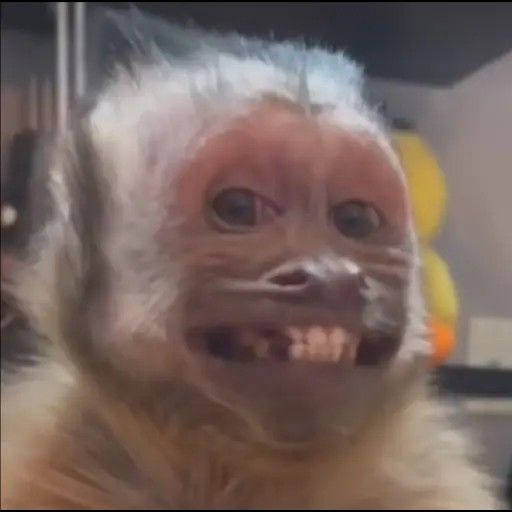
#> input picture Quizes/mono.jpg, 512 x 512 px, found by its file name
$ jupyter execute Quiz_PDI.ipynb
#> lines starting #> are read from the running program, lines starting #| are printed output that depends on the picture; after the words box and inside, x2 and y2 are one past the last pixel; in counts of white or black regions, pixels touching at a corner belong together
[cell 1]
import numpy as np
from PIL import Image, ImageFont, ImageDraw
path='/content/images/'
im = Image.open(path+'mono.jpg') # read the image, provide the correct path
#> im is the input picture: PIL image 512x512 RGB; mean R, G, B 119.9, 101.7, 95.9
print(im.width, im.height, im.mode, im.format, type(im))
#| 512 512 RGB JPEG <class 'PIL.JpegImagePlugin.JpegImageFile'>
# 453 340 RGB PNG <class 'PIL.PngImagePlugin.PngImageFile'>
im.show() # display the image
display(im)

[cell 2]
im_g = im.convert('L') # convert the RGB color image to a grayscale image
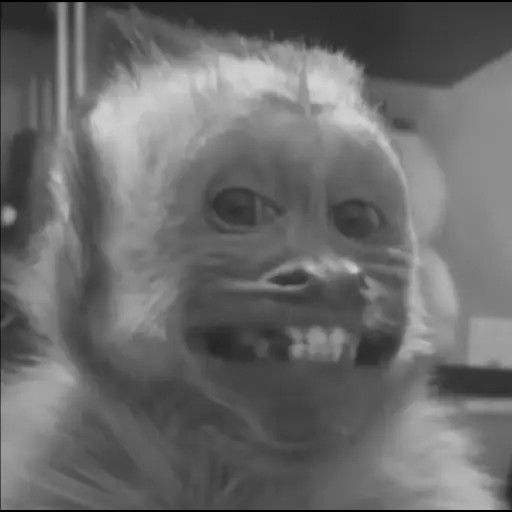
#> im_g: PIL image 512x512 L; min 0, max 213, mean 106.5
im_g.save(path+'mono_gray.jpg') # save the image to disk
Image.open(path+"mono_gray.jpg").show() # read the grayscale image from disk and show
display(Image.open(path+"mono_gray.jpg"))

[cell 3]
import matplotlib.image as mpimg
import matplotlib.pylab as plt
im = mpimg.imread(path+"mono.jpg") # read the image from disk as a numpy ndarray
print(im.shape, im.dtype, type(im)) # this image contains an α channel, hence num_channels= 4
#| (512, 512, 3) uint8 <class 'numpy.ndarray'>
#(960, 1280, 4)float32 <class 'numpy.ndarray'>
plt.figure(figsize=(10,10))
plt.imshow(im) # display the image
plt.axis('off')
plt.show()

[cell 4]
im = mpimg.imread(path+"mono.jpg")
print(im.shape)
#| (512, 512, 3)
plt.imshow(im[:,:,1],cmap='gray')
plt.axis('off')
plt.tight_layout()
#plt.savefig(path+"hill_dark.png") # save the dark image
plt.show()
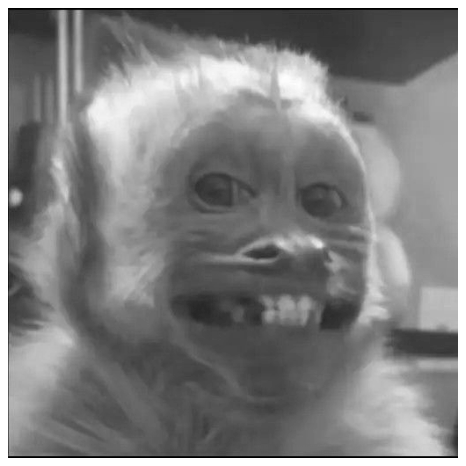
#> figure drawn by matplotlib, 1 panel

[cell 5]
from skimage import color, viewer, exposure, img_as_float, data
from skimage.io import imread, imsave, imshow, show, imread_collection, imshow_collection
from skimage import color, viewer, exposure, img_as_float, data

im = imread(path+"mono.jpg")
im_hsv = color.rgb2hsv(im)
#> im_hsv: shape (512, 512, 3) float64; mean of channels 0, 1, 2 0.255, 0.236, 0.477
plt.gray()
plt.figure(figsize=(10,8))
plt.subplot(221), plt.imshow(im_hsv[...,0]), plt.title('h', size=20),
plt.axis('off')
plt.subplot(222), plt.imshow(im_hsv[...,1]), plt.title('s', size=20),
plt.axis('off')
plt.subplot(223), plt.imshow(im_hsv[...,2]), plt.title('v', size=20),
plt.axis('off')
plt.subplot(224), plt.axis('off')
plt.show()
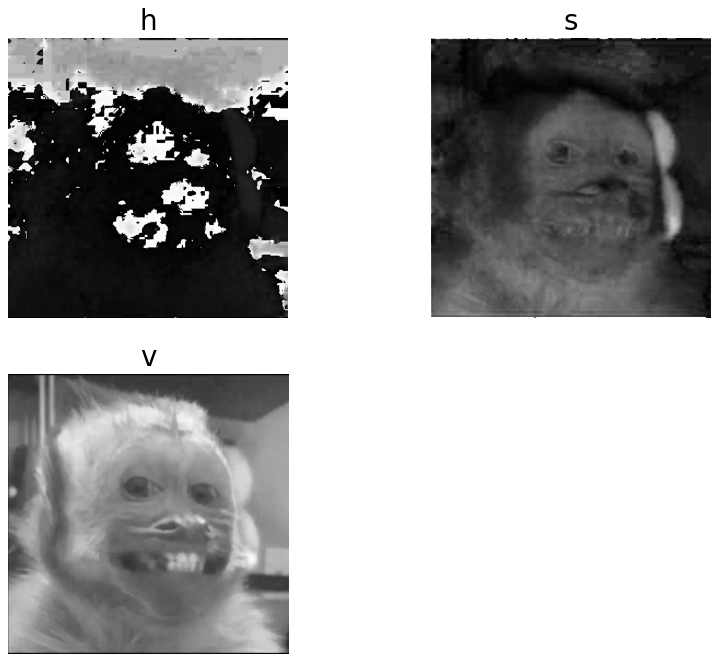
#> figure drawn by matplotlib, 3 panels

[cell 6]
ima1=im_hsv[...,0].copy()
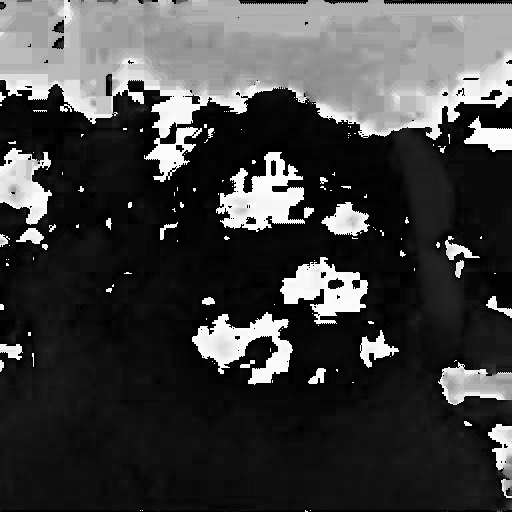
#> ima1: shape (512, 512) float64; min 0, max 0.997, mean 0.255
ima1[ima1>0.1]=1
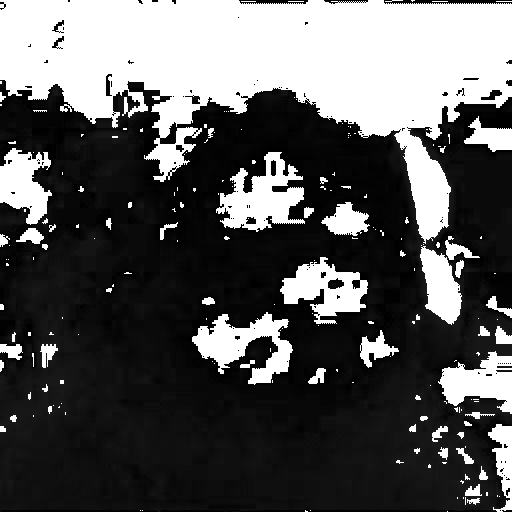
#> ima1: shape (512, 512) float64; min 0, max 1, mean 0.35
ima1[ima1<0.1]=0
#> ima1: shape (512, 512) float64; values 0 (black) and 1 (white), 32.1% white; 195 white regions (137 under 20 px), largest, box (x1, y1, x2, y2) and area: (0, 0, 512, 244) 59221, (216, 152, 305, 232) 3682, (192, 312, 293, 385) 3383
plt.imshow(ima1)

[cell 7]
from PIL import Image
import matplotlib.pylab as pylab

im = Image.open(path+"mono.jpg")
im = im.resize((im.width//7, im.height//7))
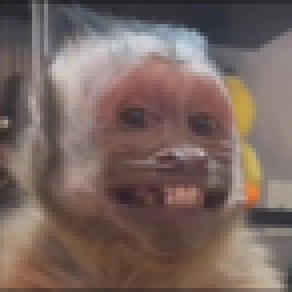
#> im: PIL image 73x73 RGB (shown 4 times larger); mean R, G, B 120.1, 101.9, 96.1
pylab.figure(figsize=(15,10))
pylab.imshow(im)
pylab.show()

[cell 8]
im1 = im.resize((im.width*7, im.height*7), Image.NEAREST) # nearest neighbor interpolation
pylab.figure(figsize=(10,10)), pylab.imshow(im1)
pylab.show()

[cell 9]
im1 = im.resize((im.width*5, im.height*5), Image.BILINEAR) # nearest neighbor interpolation
#> im1: PIL image 365x365 RGB
pylab.figure(figsize=(10,10)), pylab.imshow(im1)
pylab.show

[cell 10]
im = Image.open(path+"mono.jpg")
pl = im.histogram()
#> pl = 768 values, max 4525 at index 568, min 0 at index 19, mean 1024
plt.bar(range(256), pl[:256], color='r', alpha=0.5)
plt.bar(range(256), pl[256:2*256], color='g', alpha=0.4)
plt.bar(range(256), pl[2*256:], color='b', alpha=0.3)
plt.show()
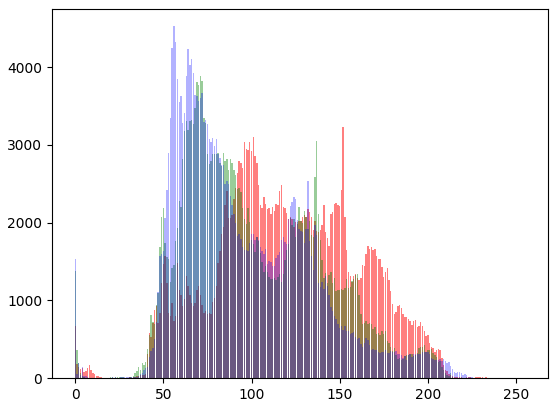
#> figure drawn by matplotlib, 1 panel; tallest bar 3229 high, from x = 151.6 to 152.4; tallest bar 3881 high, from x = 70.6 to 71.4; tallest bar 4525 high, from x = 55.6 to 56.4

[cell 11]
from PIL import Image, ImageOps
import matplotlib.pyplot as plt

im = Image.open(path + "mono.jpg")

equalized_im = ImageOps.equalize(im)
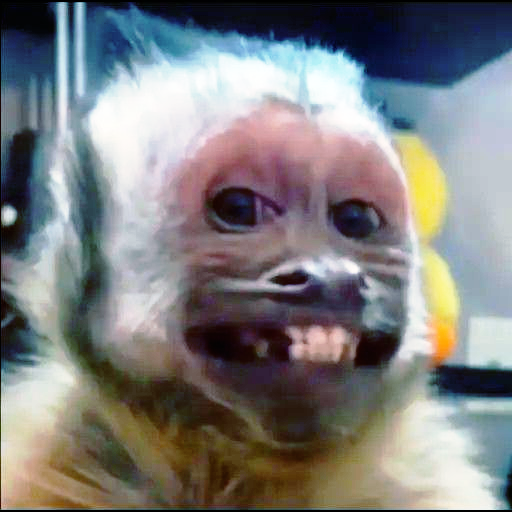
#> equalized_im: PIL image 512x512 RGB; mean R, G, B 126.6, 126.5, 126.4
plt.figure(figsize=(20,15))
plt.subplot(2, 2, 1)
plt.imshow(im)
plt.title("Original Image")

plt.subplot(2, 2, 2)
plt.imshow(equalized_im)
plt.title("Equalized Image")

plt.subplot(2, 2, 3)
pl = im.histogram()
plt.bar(range(256), pl[:256], color='r', alpha=0.5)
plt.bar(range(256), pl[256:2*256], color='g', alpha=0.4)
plt.bar(range(256), pl[2*256:], color='b', alpha=0.3)
plt.title("Original Histogram")

plt.subplot(2, 2, 4)
pl_eq = equalized_im.histogram()
#> pl_eq = 768 values, max 4525 at index 537, min 0 at index 11, mean 1024
plt.bar(range(256), pl_eq[:256], color='r', alpha=0.5)
plt.bar(range(256), pl_eq[256:2*256], color='g', alpha=0.4)
plt.bar(range(256), pl_eq[2*256:], color='b', alpha=0.3)
plt.title("Equalized Histogram")

plt.tight_layout()
plt.show()
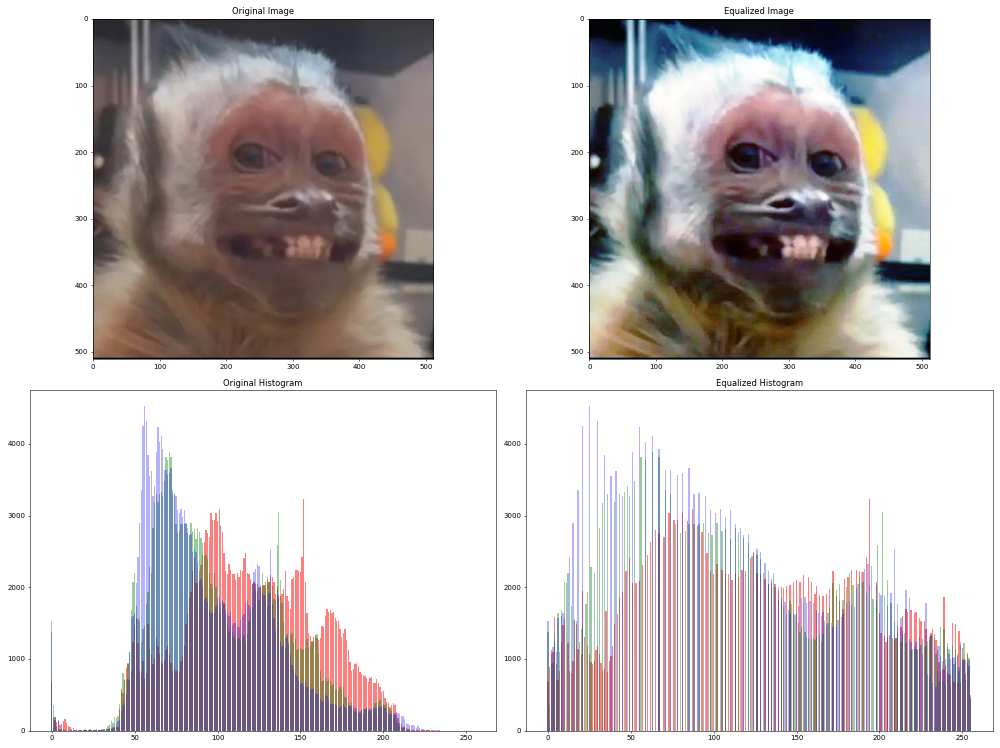
#> figure drawn by matplotlib, 4 panels; panel 3: tallest bar 3229 high, from x = 151.6 to 152.4; panel 3: tallest bar 3881 high, from x = 70.6 to 71.4; panel 3: tallest bar 4525 high, from x = 55.6 to 56.4; panel 4: tallest bar 3229 high, from x = 193.6 to 194.4
